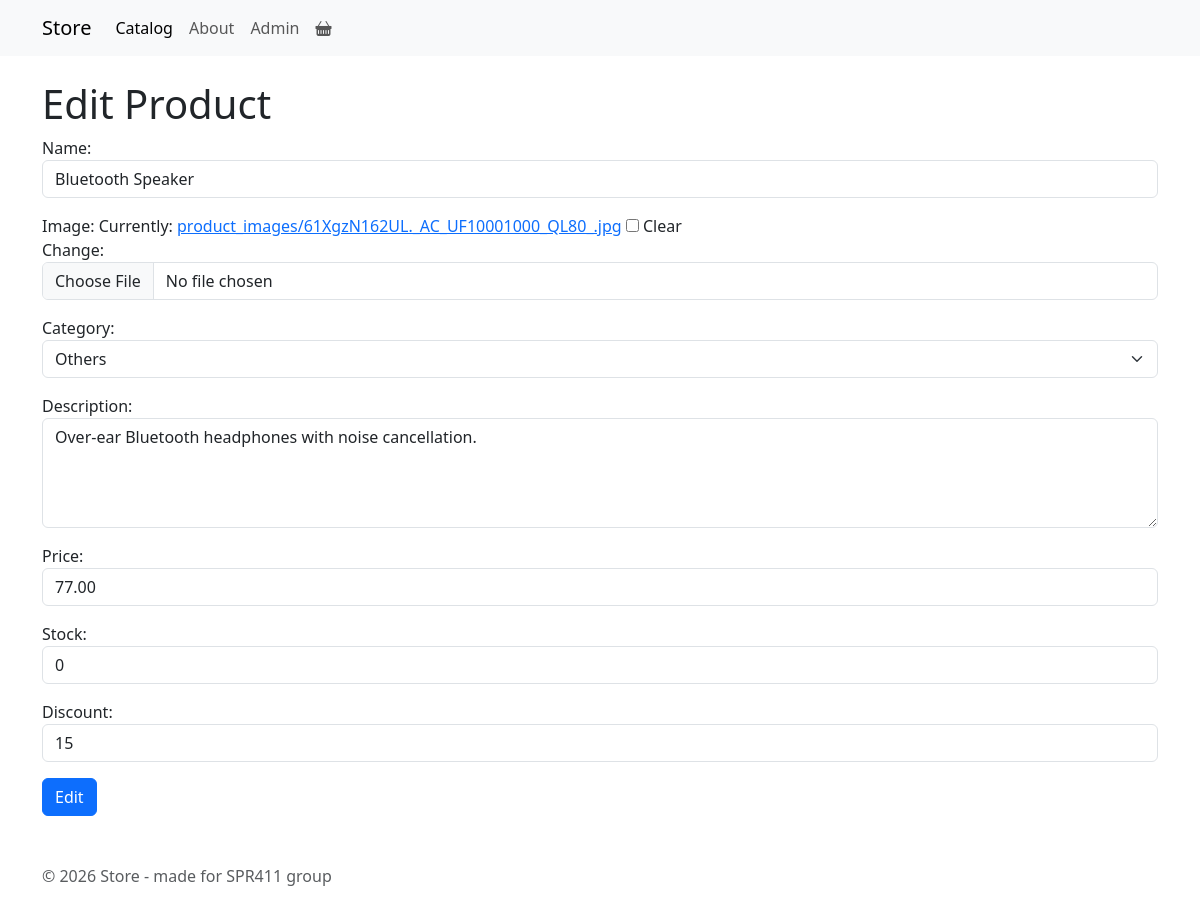
/products/edit/5/, run on the app's committed database.
### products_app/models.py (models this page shows, shortened)
class Product(models.Model):
    CATEGORY_CHOICES = [
        ('electronics', 'Electronics'),
        ('clothing', 'Clothing'),
        ('books', 'Books'),
        ('furniture', 'Furniture'),
        ('others', 'Others'),
    ]
    name = models.CharField(max_length=100)
    image = models.ImageField(upload_to='product_images/', null=True, blank=True)
    description = models.TextField(blank=True, null=True)
    price = models.DecimalField(max_digits=10, decimal_places=2)
    stock = models.IntegerField()
    category = models.CharField(max_length=50, choices=CATEGORY_CHOICES, default='others')
    discount = models.IntegerField(default=0)
    created_at = models.DateTimeField(auto_now_add=True)

### products_app/views.py (the view, shortened to what this page needs)
# urls.py: path('products/edit/<int:product_id>/', views.edit_product, name='edit_product'),
def edit_product(request, product_id, return_url=None):
    item = get_object_or_404(Product, id=product_id)
    form = product.ProductForm(instance=item)
    return render(request, 'products/edit.html', {'form': form})

### products_app/forms/product.py
class ProductForm(forms.ModelForm):
    class Meta:
        model = Product
        fields = ['name', 'image', 'category', 'description', 'price', 'stock', 'discount']
        widgets = {
            'name': forms.TextInput(attrs={'class': 'form-control', 'placeholder': 'Product name'}),
            'image': forms.ClearableFileInput(attrs={'class': 'form-control'}),
            'description': forms.Textarea(attrs={'class': 'form-control', 'rows': 4, 'placeholder': 'Description'}),
            'price': forms.NumberInput(attrs={'class': 'form-control', 'step': '0.01', 'placeholder': 'Price'}),
            'stock': forms.NumberInput(attrs={'class': 'form-control', 'placeholder': 'Stock quantity'}),
            'category': forms.Select(attrs={'class': 'form-select'}),
            'discount': forms.NumberInput(attrs={'class': 'form-control', 'placeholder': 'Discount %'}),
        }

### products_app/templates/products/edit.html
{% extends "layout.html" %}
{% block content %}
{% include "components/product_form.html" with form_title="Edit Product" action_title="Edit" %}
{% endblock %}

### products_app/templates/components/product_form.html (shortened to what this page needs)
<h1>{{ form_title }}</h1>
<form method="post" enctype="multipart/form-data">
  <div class="form-group">
    {% for field in form %}
    <div class="mb-3">
      {{ field.label_tag }} {{ field }}
    </div>
    {% endfor %}
  </div>
  <button type="submit" class="btn btn-primary">{{ action_title }}</button>
</form>

### data on the page
Product: form "Bluetooth Speaker" "Others" "Over-ear Bluetooth headphones with noise cancellation." "77.00" "0" "15"

### other printed values
{{ field.label_tag }} "Name:" "Image:" "Category:" "Description:" "Price:" "Stock:" "Discount:"
{{ action_title }} "Edit"
